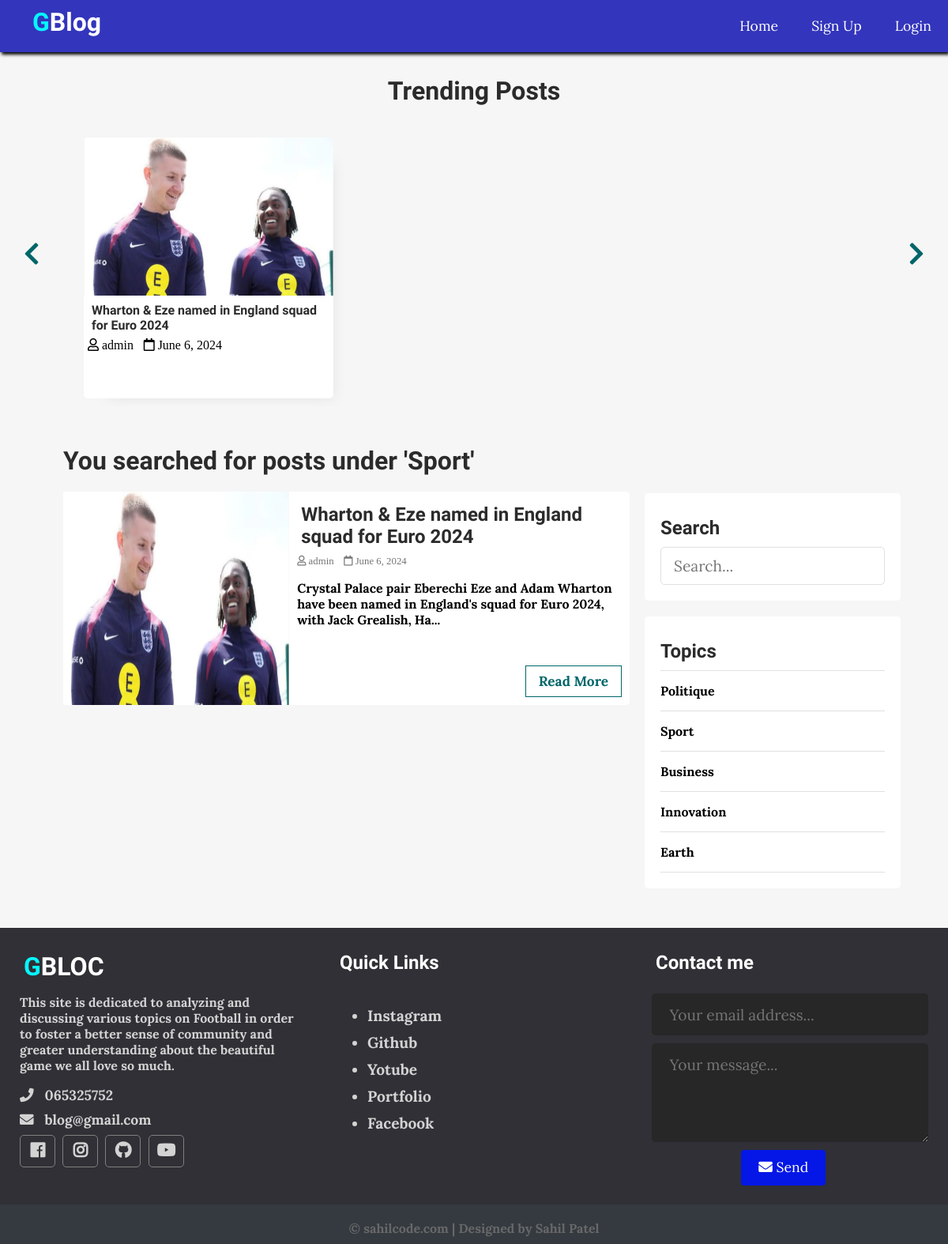
Page /index.php?t_id=16&name=Sport on the committed database.
### tables this page shows
CREATE TABLE IF NOT EXISTS `posts` (
  `id` int NOT NULL AUTO_INCREMENT,
  `user_id` int NOT NULL,
  `topic_id` int DEFAULT NULL,
  `title` varchar(255) NOT NULL,
  `image` varchar(255) NOT NULL,
  `body` text NOT NULL,
  `published` tinyint NOT NULL,
  `created_at` datetime NOT NULL DEFAULT CURRENT_TIMESTAMP,
  PRIMARY KEY (`id`),
  KEY `topic_id` (`topic_id`)
);

CREATE TABLE IF NOT EXISTS `users` (
  `id` int NOT NULL AUTO_INCREMENT,
  `admin` tinyint NOT NULL,
  `username` varchar(255) NOT NULL,
  `email` varchar(255) NOT NULL,
  `password` varchar(255) NOT NULL,
  `created_at` timestamp NOT NULL DEFAULT CURRENT_TIMESTAMP,
  PRIMARY KEY (`id`),
  UNIQUE KEY `email` (`email`)
);

CREATE TABLE IF NOT EXISTS `topics` (
  `id` int NOT NULL AUTO_INCREMENT,
  `name` varchar(100) NOT NULL,
  `description` text NOT NULL,
  PRIMARY KEY (`id`),
  UNIQUE KEY `name` (`name`)
);

### app/database/db.php (called while the page is built, shortened)
<?php
require('connect.php');
function executeQuery($sql, $data)
{
    global $conn;
    $stmt = $conn->prepare($sql);
    $values = array_values($data);
    $types = str_repeat('s', count($values));
    $stmt->bind_param($types, ...$values);
    $stmt->execute();
    return $stmt;
}
function selectAll($table, $conditions = [])
{
    global $conn;
    $sql = "SELECT * FROM $table";
    if (empty($conditions)) {
        $stmt = $conn->prepare($sql);
        $stmt->execute();
        $records = $stmt->get_result()->fetch_all(MYSQLI_ASSOC);
        return $records;
    }
}
function getPostsByTopicId($topic_id)
{
    $sql = "SELECT p.*, u.username FROM posts AS p JOIN users AS u ON p.user_id=u.id WHERE p.published=? AND topic_id=?";
    $stmt = executeQuery($sql, ['published' => 1, 'topic_id' => $topic_id]);
    $records = $stmt->get_result()->fetch_all(MYSQLI_ASSOC);
    return $records;
}

### app/controllers/topics.php (called while the page is built, shortened)
<?php
include(ROOT_PATH . "/app/database/db.php");
$table = 'topics';
$topics = selectAll($table);

### index.php (the view, shortened to what this page needs)
<?php
include(ROOT_PATH . "/app/controllers/topics.php");
$posts = array();
$postsTitle = 'Recent Posts';
if (isset($_GET['t_id'])) {
  $posts = getPostsByTopicId($_GET['t_id']);
  $postsTitle = "You searched for posts under '" . $_GET['name'] . "'";
} else if (isset($_POST['search-term'])) {
  $postsTitle = "You searched for '" . $_POST['search-term'] . "'";
  $posts = searchPosts($_POST['search-term']);
} else {
  $posts = getPublishedPosts();
}
?>
<!DOCTYPE html>
<html lang="en">
<head>
  <link rel="stylesheet" href="https://use.fontawesome.com/releases/v5.7.2/css/all.css"
>
  <link rel="stylesheet" href="assets/css/style.css">
</head>
<body>
  <?php include(ROOT_PATH . "/app/includes/header.php"); ?>
  <div class="page-wrapper">
    <div class="post-slider">
      <h1 class="slider-title">Trending Posts</h1>
      <i class="fas fa-chevron-left prev"></i>
      <i class="fas fa-chevron-right next"></i>
      <div class="post-wrapper">
        <?php foreach ($posts as $post): ?>
          <div class="post">
            <img src="<?php echo BASE_URL . '/assets/images/' . $post['image']; ?>" alt="" class="slider-image">
            <div class="post-info">
              <h4><a href="single.php?id=<?php echo $post['id']; ?>"><?php echo $post['title']; ?></a></h4>
              <i class="far fa-user"> <?php echo $post['username']; ?></i>
              <i class="far fa-calendar"> <?php echo date('F j, Y', strtotime($post['created_at'])); ?></i>
            </div>
          </div>
        <?php endforeach; ?>
      </div>
    </div>
    <div class="content clearfix">
      <div class="main-content">
        <h1 class="recent-post-title"><?php echo $postsTitle ?></h1>
        <?php foreach ($posts as $post): ?>
          <div class="post clearfix">
            <img src="<?php echo BASE_URL . '/assets/images/' . $post['image']; ?>" alt="" class="post-image">
            <div class="post-preview">
              <h2><a href="single.php?id=<?php echo $post['id']; ?>"><?php echo $post['title']; ?></a></h2>
              <i class="far fa-user"> <?php echo $post['username']; ?></i>
              <i class="far fa-calendar"> <?php echo date('F j, Y', strtotime($post['created_at'])); ?></i>
              <p class="preview-text">
                <?php echo html_entity_decode(substr($post['body'], 0, 150) . '...'); ?>
              </p>
              <a href="single.php?id=<?php echo $post['id']; ?>" class="btn read-more">Read More</a>
            </div>
          </div>
        <?php endforeach; ?>
      </div>
      <div class="sidebar">
        <div class="section search">
          <h2 class="section-title">Search</h2>
          <form action="index.php" method="post">
            <input type="text" name="search-term" class="text-input" placeholder="Search...">
          </form>
        </div>
        <div class="section topics">
          <h2 class="section-title">Topics</h2>
          <ul>
            <?php foreach ($topics as $key => $topic): ?>
              <li><a href="<?php echo BASE_URL . '/index.php?t_id=' . $topic['id'] . '&name=' . $topic['name'] ?>"><?php echo $topic['name']; ?></a></li>
            <?php endforeach; ?>
          </ul>
        </div>
      </div>
    </div>
  </div>
  <?php include(ROOT_PATH . "/app/includes/footer.php"); ?>
</body>
</html>

### assets/css/style.css (style rules this page uses)
* { box-sizing: border-box; }
html, body { height: 100%; padding: 0px; margin: 0px; background: #f6f6f6; font-family: "Lora", serif; }
h1, h2, h3, h4, h5, h6 { font-family: "Candal", serif; color: #2c2b2b; margin: 5px; }
a { text-decoration: none; color: inherit; }
.clearfix::after { content: ""; display: block; clear: both; }
.btn { padding: 0.5rem 1rem; background: #0417e6; color: white; border: 1px solid transparent; border-radius: 0.25rem; font-size: 1.08em; font-family: "Lora", serif; }
.text-input { padding: 0.7rem 1rem; display: block; width: 100%; border-radius: 5px; border: 1px solid #e0e0e0; outline: none; color: #444; line-height: 1.5rem; font-size: 1.2em; font-family: "Lora", serif; }
.page-wrapper { min-height: 100%; }
.post-slider { position: relative; }
.post-slider .slider-title { text-align: center; margin: 30px auto; }
.post-slider .next { position: absolute; top: 50%; right: 30px; font-size: 2em; color: #006669; cursor: pointer; }
.post-slider .prev { position: absolute; top: 50%; left: 30px; font-size: 2em; color: #006669; cursor: pointer; }
.post-slider .post-wrapper { width: 84%; height: 350px; margin: 0px auto; overflow: hidden; padding: 10px 0px 10px 0px; }
.post-slider .post-wrapper .post { width: 300px; height: 330px; margin: 0px 10px; display: inline-block; background: white; border-radius: 5px; box-shadow: 1rem 1rem 1rem -1rem #a0a0a033; }
.post-slider .post-wrapper .post .post-info { height: 130px; padding: 0px 5px; }
.post-slider .post-wrapper .post .slider-image { width: 100%; height: 200px; border-top-left-radius: 5px; border-top-right-radius: 5px; }
.content { width: 90%; margin: 30px auto 30px; }
.content .main-content { width: 70%; float: left; }
.content .main-content .post { width: 95%; height: 270px; margin: 20px auto; border-radius: 5px; background: white; position: relative; }
.content .main-content .post .post-preview i { color: #757575; font-size: 0.8em; }
.content .main-content .post .preview-text { line-height: 1.5em; font-size: 1.03em; color: #444; }
.content .main-content .post .read-more { position: absolute; bottom: 10px; right: 10px; border: 1px solid #006669; background: transparent; border-radius: 0px; color: #006669 !important; }
.content .main-content .post .post-image { width: 40%; height: 100%; float: left; border-top-left-radius: 5px; border-bottom-left-radius: 5px; }
.content .main-content .post .post-preview { width: 60%; padding: 10px; float: right; }
.content .main-content .recent-post-title { margin: 20px; }
.content .sidebar { width: 30%; float: left; }
.content .sidebar .section { background: white; padding: 20px; border-radius: 5px; margin-bottom: 20px; }
.content .sidebar .section .section-title { margin: 10px 0px 10px 0px; }
.content .sidebar .section.search { margin-top: 80px; }
.content .sidebar .section.topics ul { margin: 0px; padding: 0px; list-style: none; border-top: 1px solid #e0e0e0; }
.content .sidebar .section.topics ul li a { display: block; padding: 15px 0px 15px 0px; border-bottom: 1px solid #e0e0e0; transition: all 0.3s; }

### rows in the picture
posts: image (picture), title "Wharton & Eze named in England squad for Euro 2024", user.username "admin", created_at "June 6, 2024", body "Crystal Palace pair Eberechi Eze and Adam Wharton have been named in England's squad for Euro 2024, with Jack Grealish, Ha..."
topics: name "Politique"
topics: name "Sport"
topics: name "Business"
topics: name "Innovation"
topics: name "Earth"

### other values in the picture
$postsTitle "You searched for posts under 'Sport'"
